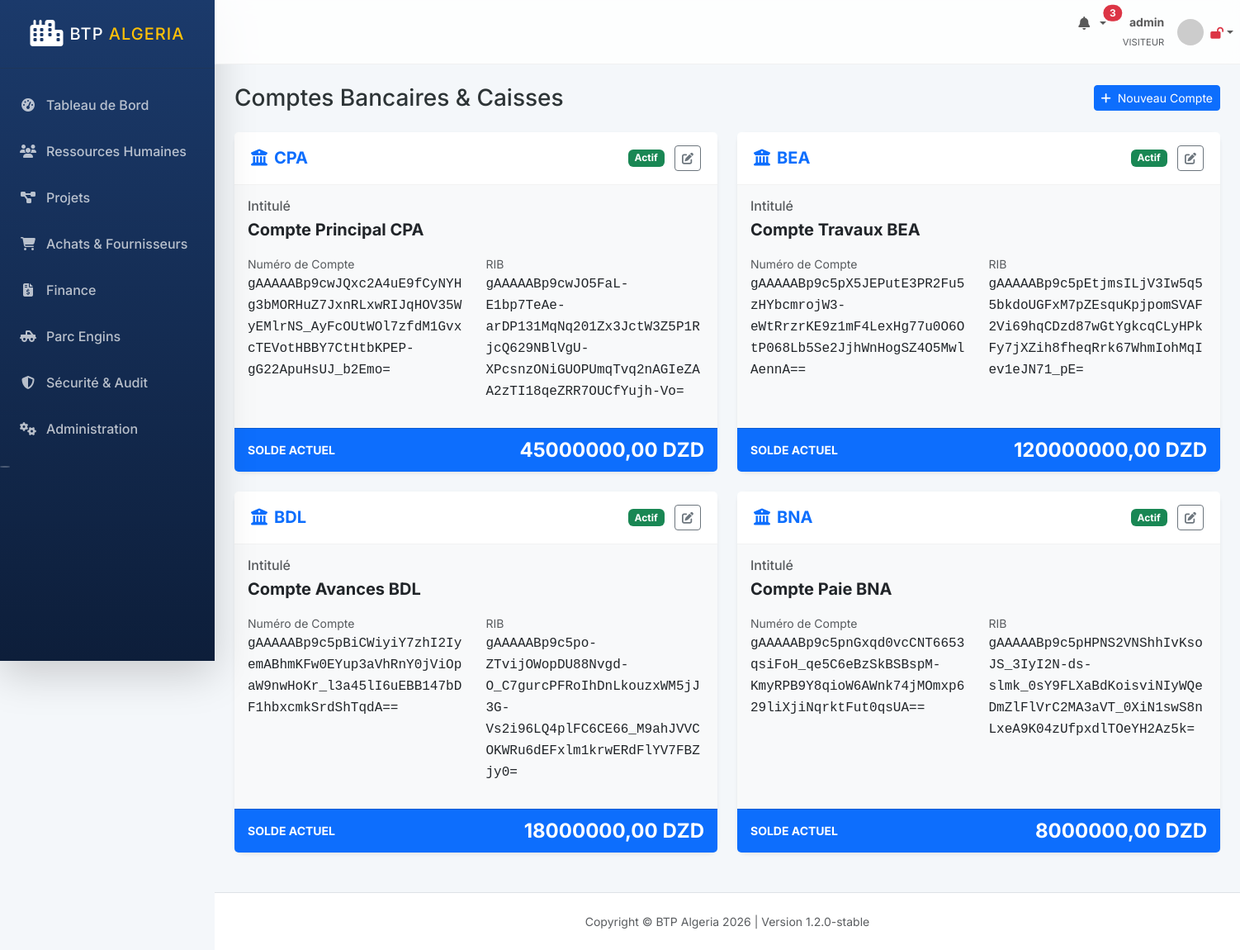
The page /finance/banques/ (signed in) on the database its author committed.
### apps/finance/models.py (models this page shows, shortened)
class CompteBancaire(models.Model):
    BANQUE_CHOICES = (
        ('CPA', 'CPA'),
        ('BEA', 'BEA'),
        ('BNA', 'BNA'),
        ('BADR', 'BADR'),
        ('BDL', 'BDL'),
        ('Societe_Generale_DZ', 'Société Générale Algérie'),
        ('CCP_Algerie_Poste', 'CCP Algérie Poste'),
    )
    banque = models.CharField(max_length=50, choices=BANQUE_CHOICES)
    intitule = models.CharField(max_length=200)
    numero_compte = EncryptedCharField(max_length=255)
    rib = EncryptedCharField(max_length=255)
    solde_dzd = models.DecimalField(max_digits=15, decimal_places=2, default=0)
    devise = models.CharField(max_length=10, default='DZD')
    is_active = models.BooleanField(default=True)

### apps/finance/views.py (the view)
# urls.py: path('banques/', views.CompteBancaireView.as_view(), name='compte_bancaire_list'),
class CompteBancaireView(LoginRequiredMixin, ListView):
    model = CompteBancaire
    template_name = 'finance/compte_bancaire_list.html'
    context_object_name = 'comptes'

### templates/finance/compte_bancaire_list.html (shortened to what this page needs)
{% extends 'base.html' %}
{% block content %}
<div class="d-flex justify-content-between align-items-center mb-4">
    <h1 class="h3 mb-0 text-gray-800">Comptes Bancaires & Caisses</h1>
    <a href="{% url 'compte_bancaire_add' %}" class="btn btn-primary btn-sm"><i class="fas fa-plus me-1"></i> Nouveau Compte</a>
</div>
<div class="row">
    {% for compte in comptes %}
    <div class="col-md-6 mb-4">
        <div class="card shadow-sm border-0 h-100">
            <div class="card-header bg-white py-3 d-flex justify-content-between align-items-center">
                <h5 class="mb-0 text-primary fw-bold"><i class="fas fa-university me-2"></i>{{ compte.get_banque_display }}</h5>
                <div>
                    {% if compte.is_active %}<span class="badge bg-success me-2">Actif</span>{% else %}<span class="badge bg-secondary me-2">Inactif</span>{% endif %}
                    <a href="{% url 'compte_bancaire_edit' compte.pk %}" class="btn btn-sm btn-outline-secondary" title="Modifier"><i class="fas fa-edit"></i></a>
                </div>
            </div>
            <div class="card-body bg-light">
                <h6 class="text-muted mb-1">Intitulé</h6>
                <p class="fw-bold fs-5 mb-3">{{ compte.intitule }}</p>
                <div class="row mb-3">
                    <div class="col-6">
                        <small class="text-muted d-block">Numéro de Compte</small>
                        <span class="font-monospace">{{ compte.numero_compte }}</span>
                    </div>
                    <div class="col-6">
                        <small class="text-muted d-block">RIB</small>
                        <span class="font-monospace">{{ compte.rib }}</span>
                    </div>
                </div>
            </div>
            <div class="card-footer bg-primary text-white d-flex justify-content-between align-items-center">
                <span class="text-uppercase small fw-bold">Solde Actuel</span>
                <span class="fs-4 fw-bold">{{ compte.solde_dzd }} {{ compte.devise }}</span>
            </div>
        </div>
    </div>
    {% empty %}
    <div class="col-12 text-center text-muted py-5">
        <i class="fas fa-piggy-bank fa-3x mb-3 text-light"></i>
        <h5>Aucun compte bancaire configuré</h5>
    </div>
    {% endfor %}
</div>
{% endblock %}

### templates/base.html (shortened to what this page needs)
{% load static %}
<!DOCTYPE html>
<html lang="fr" dir="ltr">
<head>
    <link href="https://cdn.jsdelivr.net/npm/bootstrap@5.3.2/dist/css/bootstrap.min.css" rel="stylesheet">
    <link rel="stylesheet" href="https://cdnjs.cloudflare.com/ajax/libs/font-awesome/6.4.0/css/all.min.css">
    <link rel="stylesheet" href="{% static 'css/btp_custom.css' %}">
</head>
<body id="page-top">
    <div id="wrapper">
        <nav class="sidebar shadow-lg" id="accordionSidebar">
            <div class="sidebar-brand d-flex align-items-center justify-content-center py-4">
                <div class="sidebar-brand-icon me-2">
                    <i class="fas fa-city text-white fa-2x"></i>
                </div>
                <div class="sidebar-brand-text text-white font-weight-bold h5 mb-0">BTP <span class="text-warning">Algeria</span></div>
            </div>
            <hr class="sidebar-divider my-0 bg-white opacity-25">
            <div class="sidebar-content mt-3">
                {% for item in menu_items %}
                    <a class="nav-link {% if request.resolver_match.url_name == item.url %}active{% endif %}" href="{% url item.url %}">
                        <i class="{{ item.icon }}"></i>
                        <span>{{ item.name }}</span>
                    </a>
                {% endfor %}
            </div>
            <div class="text-center d-none d-md-inline mt-5">
                <button class="rounded-circle border-0 bg-white opacity-25" id="sidebarToggle"></button>
            </div>
        </nav>
        <div id="content-wrapper" class="d-flex flex-column">
            <div id="content">
                <nav class="navbar navbar-expand navbar-light navbar-custom topbar mb-4 static-top">
                    <ul class="navbar-nav ms-auto">
                        <li class="nav-item dropdown no-arrow mx-1">
                            <a class="nav-link dropdown-toggle position-relative" href="{% url 'notifications' %}" id="alertsDropdown">
                                <i class="fas fa-bell fa-fw text-gray-400"></i>
                                {% if notifications_count > 0 %}
                                    <span class="position-absolute top-2 start-100 translate-middle badge rounded-pill bg-danger">
                                        {{ notifications_count }}
                                    </span>
                                {% endif %}
                            </a>
                        </li>
                        <li class="nav-item dropdown no-arrow">
                            <a class="nav-link dropdown-toggle d-flex align-items-center" href="#" id="userDropdown" role="button" data-bs-toggle="dropdown">
                                <div class="text-end me-3 d-none d-lg-block">
                                    <span class="text-gray-600 small fw-bold d-block">{{ user.get_full_name|default:user.username }}</span>
                                    <span class="text-muted extra-small" style="font-size: 0.7rem;">{{ user.groups.first.name|upper|default:"VISITEUR" }}</span>
                                </div>
                                <img class="img-profile rounded-circle" src="https://ui-avatars.com/api/?name={{ user.username }}&background=1B3A6B&color=fff" width="32" height="32">
                                <span class="ms-2">
                                    {% if is_2fa_enabled %}
                                        <i class="fas fa-lock text-success small" title="2FA Activé"></i>
                                    {% else %}
                                        <i class="fas fa-lock-open text-danger small" title="2FA Désactivé"></i>
                                    {% endif %}
                                </span>
                            </a>
                        </li>
                    </ul>
                </nav>
                <div class="container-fluid px-4 pb-4">
                    {% block content %}{% endblock %}
                </div>
            </div>
            <footer class="sticky-footer bg-white py-4 mt-auto border-top">
                <div class="container my-auto">
                    <div class="copyright text-center my-auto small text-muted">
                        <span>Copyright &copy; BTP Algeria 2026 | Version 1.2.0-stable</span>
                    </div>
                </div>
            </footer>
        </div>
    </div>
</body>
</html>

### static/css/btp_custom.css (style rules this page uses)
:root { --primary-color: #1B3A6B; --secondary-color: #F8B400; --sidebar-width: 260px; --bg-light: #F4F7FA; --text-dark: #2D3436; --glass-bg: rgba(255, 255, 255, 0.8); --shadow-sm: 0 2px 10px rgba(0,0,0,0.05); --shadow-md: 0 4px 20px rgba(0,0,0,0.08); }
body { font-family: 'Inter', sans-serif; background-color: var(--bg-light); color: var(--text-dark); }
#wrapper { display: flex; }
.sidebar { width: var(--sidebar-width); min-height: 100vh; background: linear-gradient(180deg, var(--primary-color) 0%, #0D1E3A 100%); position: fixed; z-index: 1000; transition: all 0.3s; }
.sidebar-brand-text { letter-spacing: 1px; text-transform: uppercase; }
.sidebar .nav-link { color: rgba(255, 255, 255, 0.7); padding: 1rem 1.5rem; display: flex; align-items: center; gap: 12px; transition: all 0.2s; font-weight: 500; }
.sidebar .nav-link i { width: 20px; text-align: center; }
#content-wrapper { flex: 1; margin-left: var(--sidebar-width); min-height: 100vh; }
.navbar-custom { background: var(--glass-bg); backdrop-filter: blur(10px); border-bottom: 1px solid rgba(0,0,0,0.05); z-index: 1030 !important; }
.card { border: none; border-radius: 12px; box-shadow: var(--shadow-sm); transition: transform 0.3s, box-shadow 0.3s; }
.card-header { background: transparent; border-bottom: 1px solid rgba(0,0,0,0.05); padding: 1.25rem; }

### rows shown on the page
CompteBancaire: banque "CPA", is_active "Actif", intitule "Compte Principal CPA", numero_compte "gAAAAABp9cwJQxc2A4uE9fCyNYHg3bMORHuZ7JxnRLxwRIJqHOV35WyEMlrNS_AyFcOUtWOl7zfdM1GvxcTEVotHBBY7CtHtbKPEP-gG22ApuHsUJ_b2Emo=", rib "gAAAAABp9cwJO5FaL-E1bp7TeAe-arDP131MqNq201Zx3JctW3Z5P1RjcQ629NBlVgU-XPcsnzONiGUOPUmqTvq2nAGIeZAA2zTI18qeZRR7OUCfYujh-Vo=", solde_dzd "45000000,00", devise "DZD"
CompteBancaire: banque "BEA", is_active "Actif", intitule "Compte Travaux BEA", numero_compte "gAAAAABp9c5pX5JEPutE3PR2Fu5zHYbcmrojW3-eWtRrzrKE9z1mF4LexHg77u0O6OtP068Lb5Se2JjhWnHogSZ4O5MwlAennA==", rib "gAAAAABp9c5pEtjmsILjV3Iw5q55bkdoUGFxM7pZEsquKpjpomSVAF2Vi69hqCDzd87wGtYgkcqCLyHPkFy7jXZih8fheqRrk67WhmIohMqIev1eJN71_pE=", solde_dzd "120000000,00", devise "DZD"
CompteBancaire: banque "BDL", is_active "Actif", intitule "Compte Avances BDL", numero_compte "gAAAAABp9c5pBiCWiyiY7zhI2IyemABhmKFw0EYup3aVhRnY0jViOpaW9nwHoKr_l3a45lI6uEBB147bDF1hbxcmkSrdShTqdA==", rib "gAAAAABp9c5po-ZTvijOWopDU88Nvgd-O_C7gurcPFRoIhDnLkouzxWM5jJ3G-Vs2i96LQ4plFC6CE66_M9ahJVVCOKWRu6dEFxlm1krwERdFlYV7FBZjy0=", solde_dzd "18000000,00", devise "DZD"
CompteBancaire: banque "BNA", is_active "Actif", intitule "Compte Paie BNA", numero_compte "gAAAAABp9c5pnGxqd0vcCNT6653qsiFoH_qe5C6eBzSkBSBspM-KmyRPB9Y8qioW6AWnk74jMOmxp629liXjiNqrktFut0qsUA==", rib "gAAAAABp9c5pHPNS2VNShhIvKsoJS_3IyI2N-ds-slmk_0sY9FLXaBdKoisviNIyWQeDmZlFlVrC2MA3aVT_0XiN1swS8nLxeA9K04zUfpxdlTOeYH2Az5k=", solde_dzd "8000000,00", devise "DZD"

### other values the page prints
{{ item.name }} "Tableau de Bord" "Ressources Humaines" "Projets" "Achats & Fournisseurs" "Finance" "Parc Engins" "Sécurité & Audit" "Administration"
{{ notifications_count }} "3"
{{ user.get_full_name|default:user.username }} "admin"
{{ user.groups.first.name|upper|default:"VISITEUR" }} "VISITEUR"
